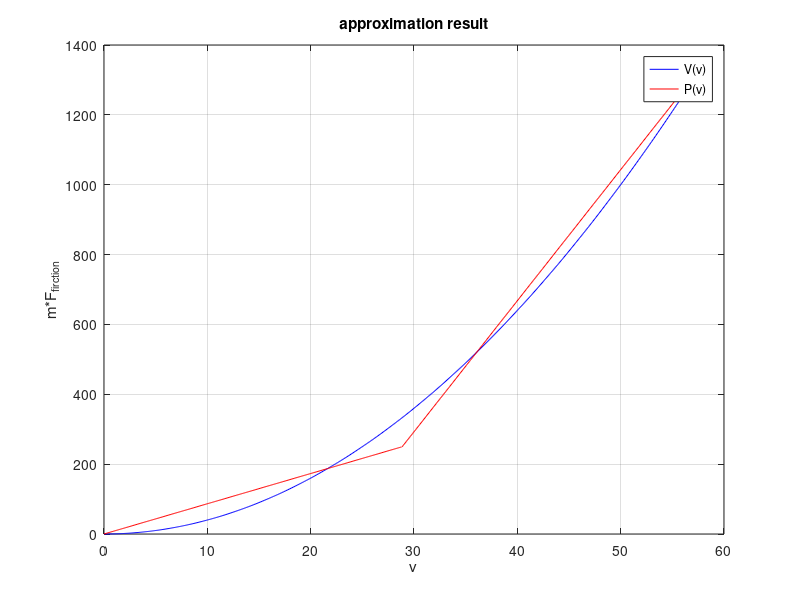

Here is the MATLAB script that generated this plot: (Note: this script raises an error after producing the figure.)
%%%%%
%%% SC42075 Modelling and Control of Hybrid Systems
%%% Assignment
%%% Author: Jiaxuan Zhang, Yiting Li
%%%%%

clear 
close all
clc

%% add path
addpath('./src')

%% Global Parameters
m = 800;
c = 0.4;
b = 3700;
umax = 1.3;
umin = -1.3;
vmin = 0;
a_comf_max = 2.5;
gamma = 0.87;
v12 = 15;
v23 = 30;

g = [1,2,3];

%% Step 2.1
% maximum speed: 57.7150 m/s;
vmax_1 = sqrt(1/c * b / (1 + g(1) * gamma) * umax);
vmax_2 = sqrt(1/c * b / (1 + g(2) * gamma) * umax);
vmax_3 = sqrt(1/c * b / (1 + g(3) * gamma) * umax);
vmax = min([vmax_1, vmax_2, vmax_3])

% maximum accelerationg 3.2152 m/s^2
a_acc_max = 1/m * b/(1 + g(1) * gamma) * umax - 0; 
% maximum deacceleration
% for state 1 (-3.3277 m/s^2), however, it is a limit number and cannot actually be achieved
a_dec_max_1 =  1/m * b/(1 + g(1) * gamma) * umin - 1/m * c * v12^2;
% for state 2 (-2.6443 m/s^2), however, it is a limit number and cannot actually be achieved 
a_dec_max_2 =  1/m * b/(1 + g(2) * gamma) * umin - 1/m * c * v23^2;
% for state 3 (-3.3310 m/s^2), however, it is a limit number and cannot actually be achieved 
a_dec_max_3 =  1/m * b/(1 + g(3) * gamma) * umin - 1/m * c * vmax^2;
% maixmum deacceleartion is -3.3310 m/s^2
a_dec_max = min([a_dec_max_1, a_dec_max_2, a_dec_max_3]);

% clear a_dec_max_1 a_dec_max_2 a_dec_max_3
%% step 2.2
% model with two-point format 
% by using maple, optimal alpha, beta are: alpha=28.8575, beta=249.8266
alpha = 28.8575;
beta = 249.8266;

figure;

v = [0: 0.1: vmax];
v1 = [0: 0.1: alpha];
v2 = [alpha: 0.1: vmax];
plot(v, c*v.^2, 'b');
hold on
plot(v1, beta/alpha*v1, 'r')
hold on
plot(v2, ((c*vmax^2 - beta)/(vmax-alpha)*(v2 - vmax) + c*vmax^2), 'r')
grid on
legend('V(v)', 'P(v)');
xlabel('v');
ylabel('m*F_{firction}');
title("approximation result")  

clear v v1 v2 
%% step 2.3

test_t = 5;
step_3.y0 = [0;44];

% original function simulation
[temp_t, temp_y] = ode45(@(t,y) dydt_step3(t,y,0,alpha,beta,m,gamma,b,c,vmax),...
    [0,test_t],step_3.y0);
step_3.original_simulation.t = temp_t;
step_3.original_simulation.y = temp_y;

% PWA function simulation
[temp_t, temp_y] = ode45(@(t,y) dydt_step3(t,y,1,alpha,beta,m,gamma,b,c,vmax),...
    [0,test_t],step_3.y0);
step_3.pwa_simulation.t = temp_t;
step_3.pwa_simulation.y = temp_y;

% plot the result
figure
% position result
subplot(1, 2, 1)
plot(step_3.original_simulation.t, step_3.original_simulation.y(:,1), 'r');
hold on
plot(step_3.pwa_simulation.t, step_3.pwa_simulation.y(:,1), 'b');
grid on
legend('original function', 'pwa function')
xlabel('t')
ylabel('position')
title("step 3 simulation position")

% speed result
subplot(1, 2, 2)
plot(step_3.original_simulation.t, step_3.original_simulation.y(:,2), 'r');
hold on
plot(step_3.pwa_simulation.t, step_3.pwa_simulation.y(:,2), 'b');
grid on
legend('original function', 'pwa function')
xlabel('t')
ylabel('speed')
title("step 3 simulation speed")



%% step 2.4

% See in .mw file

% for driving force part
% f1 = @(v,u) 1/m * b/(1 + gamma) * u;
% f2 = @(v,u) 1/m * b/(1 + 2 * gamma) * u;
% f3 = @(v,u) 1/m * b/(1 + 3 * gamma) * u;
% 
% % for friction part
% g1 = @(v) beta/alpha * v;
% g2 = @(v) 1/m * (c * vmax^2 - beta)/(vmax - alpha) * (v - vmax) + c * vmax^2;
% 
% f11 = f1 + 0.15 * f1


%% step 2.6

model = MLD_Model_3delta();


%% step 2.7
lambda = 0.1;
Np = 2;
Nc = 2;
x_0 = 5;
v_0 = [0];
u_0 = 0;
Ts = 0.15;
v_ref = [10; 10];

[flag, v, u, xc, uc] = Solution_2_7(Np, Nc, lambda, umax, umin, vmax, vmin, a_comf_max,... 
                v_0, u_0, model, Ts, v_ref);
            
            
%% step 2.8
% lambda = 0.1;
% Np = 2;
% Nc = 2;
% x_0 = 5;
% v_0 = [0];
% u_0 = 0;
% Ts = 0.15;
T_0 = 0;
T_end = 25;
v_ref = 5 * ones(length(T_0: Ts: T_end), 1);

[v, u, Result_constant_ref] = Simulator_2_8(Np, Nc, lambda, [umin, umax], [vmin, vmax], a_comf_max,... 
                x_0, v_0, u_0, v_ref, Ts, [T_0, T_end], model, @(t,y) dydt_step8(t, y, m, gamma, b, c, g));

%% step 2.9

lambda = 0.1;
Np = 5;
Nc = 4;
x_0 = 5;
v_0 = 0.9*alpha;
u_0 = 0;
Ts = 0.15;
T_0 = 0;
T_end = 25;
v_ref = GenerateXRef_2_9(Ts, alpha);

[v, u, Results_varying_ref_5_4] = Simulator_2_8(Np, Nc, lambda, [umin, umax], [vmin, vmax], a_comf_max,... 
                x_0, v_0, u_0, v_ref, Ts, [T_0, T_end], model, @(t,y) dydt_step8(t, y, m, gamma, b, c, g));

lambda = 0.1;
Np = 9;
Nc = 8;
x_0 = 5;
v_0 = 0.9*alpha;
u_0 = 0;
Ts = 0.15;
T_0 = 0;
T_end = 25;
v_ref = GenerateXRef_2_9(Ts, alpha);

[v, u, Results_varying_ref_9_8] = Simulator_2_8(Np, Nc, lambda, [umin, umax], [vmin, vmax], a_comf_max,... 
                x_0, v_0, u_0, v_ref, Ts, [T_0, T_end], model, @(t,y) dydt_step8(t, y, m, gamma, b, c, g));     

            
figure
plot(Results_varying_ref_9_8.x_history, Results_varying_ref_9_8.v_history, 'r');
hold on;
plot(Results_varying_ref_5_4.x_history, Results_varying_ref_5_4.v_history, 'b');
grid on;
legend('N_p = 9, N_c = 8', 'N_p = 5, N_c = 4');
xlabel('x');
ylabel('v');
title("simulation result: trajectories of (x,v)")

figure
plot([T_0: Ts: T_end], Results_varying_ref_9_8.x_history, 'r');
hold on;
plot([T_0: Ts: T_end], Results_varying_ref_5_4.x_history, 'b');
grid on;
legend('N_p = 9, N_c = 8', 'N_p = 5, N_c = 4');
xlabel('t');
ylabel('x');
title("simulation result: x")

figure
plot([T_0: Ts: T_end], Results_varying_ref_9_8.v_history, 'r');
hold on;
plot([T_0: Ts: T_end], Results_varying_ref_5_4.v_history, 'b');
hold on;
plot([T_0: Ts: T_end], v_ref);
grid on;
legend('N_p = 9, N_c = 8', 'N_p = 5, N_c = 4', 'v_{ref}');
xlabel('t');
ylabel('v');
title("simulation result: v")

            
figure
plot([T_0: Ts: T_end], Results_varying_ref_9_8.v_diff, 'r');
hold on;
plot([T_0: Ts: T_end], Results_varying_ref_5_4.v_diff, 'b');
grid on;
legend('N_p = 9, N_c = 8', 'N_p = 5, N_c = 4');
xlabel('t');
ylabel('(v - v_{ref})');
title("simulation result: (v - v_{ref})")

figure
plot([T_0: Ts: T_end], Results_varying_ref_9_8.u_history, 'r');
hold on;
plot([T_0: Ts: T_end], Results_varying_ref_5_4.u_history, 'b');
grid on;
legend('N_p = 9, N_c = 8', 'N_p = 5, N_c = 4');
xlabel('t');
ylabel('u');
title("simulation result: u")            
figure
plot([T_0: Ts: T_end], Results_varying_ref_9_8.u_diff, 'r');
hold on
plot([T_0: Ts: T_end], Results_varying_ref_5_4.u_diff, 'b');
grid on;
legend('N_p = 9, N_c = 8', 'N_p = 5, N_c = 4');
xlabel('t');
ylabel('\Delta u');
title("simulation result: \Delta u")
%% step 2.10

lambda = 0.1;
Np = 2;
Nc = 2;
x_0 = 5;
v_0 = [0];
u_0 = 0;
Ts = 0.15;
v_ref = [10; 10];

% [flag, explicit_ctrl] = Solution_2_10(Np, Nc, lambda, umax, umin, vmax, vmin, a_comf_max,... 
%                 v_0, u_0, model, Ts, v_ref);
